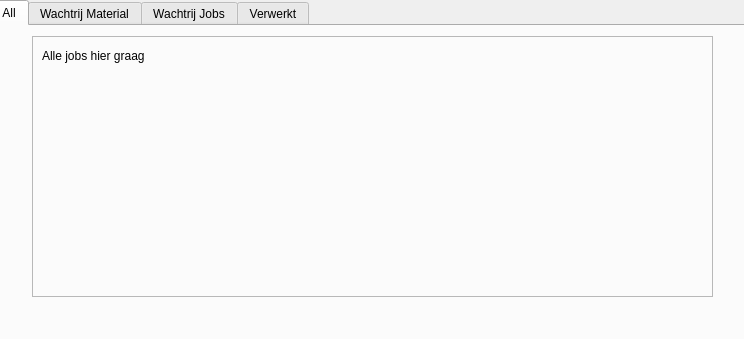
<?xml version="1.0" encoding="UTF-8"?>
<ui version="4.0">
 <class>Form</class>
 <widget class="QWidget" name="Form">
  <property name="geometry">
   <rect>
    <x>0</x>
    <y>0</y>
    <width>744</width>
    <height>339</height>
   </rect>
  </property>
  <property name="windowTitle">
   <string>Form</string>
  </property>
  <widget class="QTabWidget" name="tabWidget">
   <property name="geometry">
    <rect>
     <x>-10</x>
     <y>0</y>
     <width>761</width>
     <height>341</height>
    </rect>
   </property>
   <property name="currentIndex">
    <number>0</number>
   </property>
   <widget class="QWidget" name="tab_3">
    <attribute name="title">
     <string>All</string>
    </attribute>
    <widget class="QFrame" name="frame">
     <property name="geometry">
      <rect>
       <x>40</x>
       <y>10</y>
       <width>681</width>
       <height>261</height>
      </rect>
     </property>
     <property name="frameShape">
      <enum>QFrame::StyledPanel</enum>
     </property>
     <property name="frameShadow">
      <enum>QFrame::Raised</enum>
     </property>
     <widget class="QLabel" name="label">
      <property name="geometry">
       <rect>
        <x>10</x>
        <y>10</y>
        <width>127</width>
        <height>19</height>
       </rect>
      </property>
      <property name="text">
       <string>Alle jobs hier graag</string>
      </property>
     </widget>
    </widget>
   </widget>
   <widget class="QWidget" name="WachtrijMaterial">
    <property name="whatsThis">
     <string>&lt;html&gt;&lt;head/&gt;&lt;body&gt;&lt;p&gt;Wachtrij Material&lt;/p&gt;&lt;p&gt;&lt;br/&gt;&lt;/p&gt;&lt;/body&gt;&lt;/html&gt;</string>
    </property>
    <attribute name="title">
     <string>Wachtrij Material</string>
    </attribute>
    <widget class="QListWidget" name="listWidget">
     <property name="geometry">
      <rect>
       <x>40</x>
       <y>10</y>
       <width>681</width>
       <height>281</height>
      </rect>
     </property>
    </widget>
   </widget>
   <widget class="QWidget" name="tab_2">
    <property name="whatsThis">
     <string>&lt;html&gt;&lt;head/&gt;&lt;body&gt;&lt;p&gt;Wachtrij&lt;/p&gt;&lt;/body&gt;&lt;/html&gt;</string>
    </property>
    <attribute name="title">
     <string>Wachtrij Jobs</string>
    </attribute>
    <widget class="QListView" name="listView">
     <property name="geometry">
      <rect>
       <x>35</x>
       <y>21</y>
       <width>701</width>
       <height>251</height>
      </rect>
     </property>
    </widget>
   </widget>
   <widget class="QWidget" name="tab">
    <attribute name="title">
     <string>Verwerkt</string>
    </attribute>
   </widget>
  </widget>
 </widget>
 <resources/>
 <connections/>
</ui>
